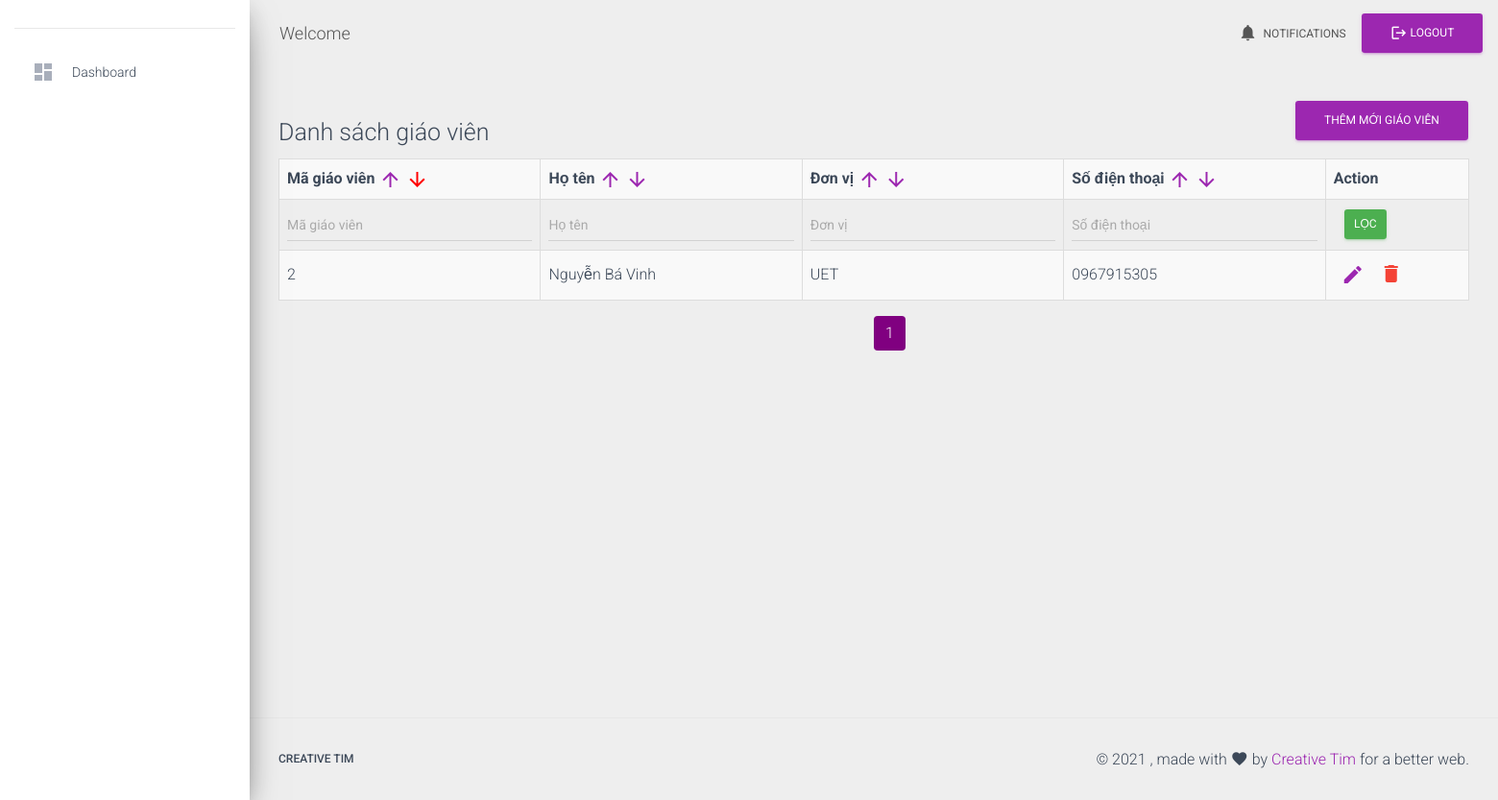
Before: /manageTeacher.php?type=view&page=1&order=id&direction=DESC with the older database file.
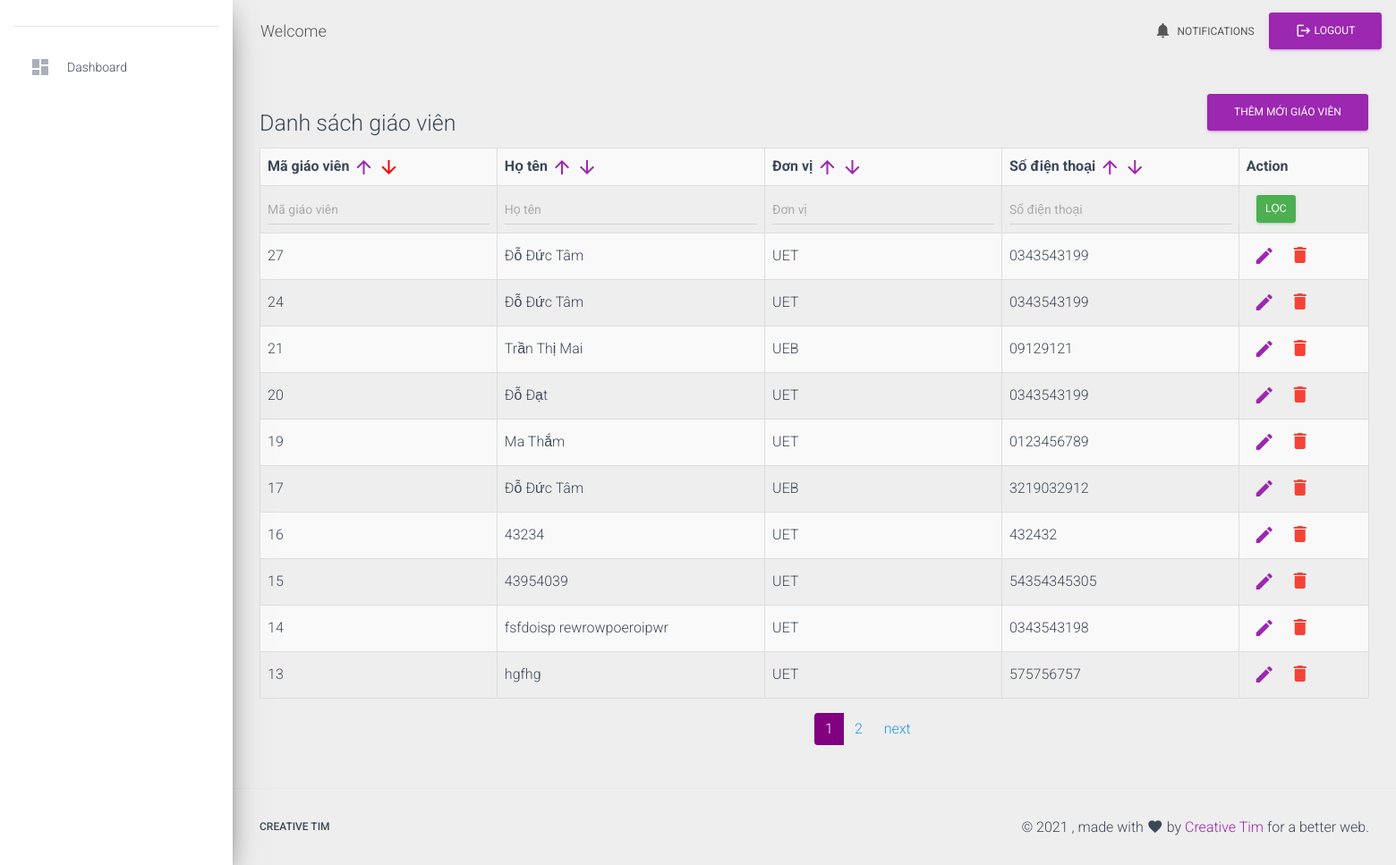
After: the same page with the newer database file.
### tables this page shows
CREATE TABLE `teachers` (
  `id` int(11) NOT NULL,
  `fullName` varchar(50) NOT NULL,
  `unit` varchar(50) NOT NULL,
  `contactNumber` varchar(11) NOT NULL
);

### module/teacher/queryOnTeacher.php (called while the page is built, shortened)
<?php
require_once 'function/functions.php';
require_once './models/Teacher.php';
require_once './models/User.php';
$teacherModel = new Teacher();
if (isset($_GET["type"])) {
    $type = $_GET["type"];
    if ($type == 'view') {
        if (isset($_GET['page'])) {
            $page = $_GET['page'];
        }
        if (isset($_GET['filter'])) {
            $orderBy = $_GET['order'];
            $direction = $_GET['direction'];
            $result = $teacherModel->filter([
                "limit"=>'-1',
                'page'=>$page,
                "order"=>"$orderBy",
                "direction"=>"$direction",], array_merge($_GET, $_POST));
            $totalSelectedTeacher = count($result);
            $result = $teacherModel->filter([
                'page'=>$page,
                "order"=>"$orderBy",
                "direction"=>"$direction",], array_merge($_GET, $_POST));
        } else if (isset($_GET['order']) && isset($_GET['direction'])) {
            $orderBy = $_GET['order'];
            $direction = $_GET['direction'];
            $result = $teacherModel->filter(["order"=>"$orderBy",
                "direction"=>"$direction",
                "page"=>"$page",
                "limit"=>'-1']);
            $result = $teacherModel->filter(["order"=>"$orderBy",
                "direction"=>"$direction",
                "page"=>"$page"]);
        }
        $teachers = $result;
    }
}

### models/BaseModel.php (called while the page is built, shortened)
<?php
abstract class BaseModel
{
    protected $conn;
    protected $table = 'table';
    protected $fields = [];
    public function filter($params, $whereas=[], $refTable=[]) {
        $orderBy = $params['order'] ?? 'id';
        $directBy = $params['direction'] ?? 'desc';
        $page = $params['page'] ?? 1;
        $limit = $params['limit'] ?? 10;
        $table = $params['table'] ?? "* FROM $this->table";
        if (in_array($orderBy, $this->fields)) {
            $pref = $this->table . ".";
        } else {
            $pref = '';
        }
        if ($limit == -1){
            $orderMethod = "ORDER BY $pref$orderBy $directBy";
        } else{
            $orderMethod = "ORDER BY $pref$orderBy $directBy LIMIT " . ($page - 1) * $limit . ", " . "$limit";
        }
        $sqlFilter = "SELECT $table WHERE ". $this->filterBy($whereas, $refTable) . " $orderMethod";
        $result = $this->conn->query($sqlFilter);
        return $result->fetch_all(MYSQLI_ASSOC);
    }
    private function filterBy($condition, $refTables = []) {
        $res = [];
        $res = implode(" AND ", $res);
        if (empty($res)) {
            return 1;
        }
        return $res;
    }
}

### models/Teacher.php (called while the page is built, shortened)
<?php
require_once "BaseModel.php";
class Teacher extends BaseModel
{
    public function __construct()
    {
        global $conn;
        $this->conn = $conn;
    }
}

### module/teacher/view.php (the view, shortened to what this page needs)
<div class='row'>
    	<div class='col-md-6'>
    		<h3>Danh sách giáo viên</h3>
    	</div>
    	<div class='col-md-6 text-right'>
    		<a href='manageTeacher.php?type=add'>
    			<button class='btn btn-primary' type='button'>Thêm mới giáo viên</button>
    		</a>
    	</div>
    </div>
<?php
    if (count($teachers) <= 0) {
        echo "0 results";
    } else {
  ?>
            <form method="post">
    <table style='width: 100%'
    	class='table table-striped table-bordered table-hover'>
	<tr>
        <?php
        $linkRef = http_build_query($_GET);
        $rootLink = "manageTeacher.php?$linkRef&page=1";
        ?>
		<th>Mã giáo viên
            <a href="<?=$rootLink?>&order=id&direction=ASC"
               class="<?= (checkStatusOrder('id', 'ASC')) ? 'activeDir' : '' ?>">
                <i class="material-icons">arrow_upward</i>
            </a>
            <a href="<?=$rootLink?>&order=id&direction=DESC"
               class="<?= (checkStatusOrder('id', 'DESC')) ? 'activeDir' : '' ?>">
                <i class="material-icons">arrow_downward</i>
            </a>
        </th>
		<th>Họ tên
            <a href="<?=$rootLink?>&order=fullName&direction=ASC"
               class="<?= (checkStatusOrder('fullName', 'ASC')) ? 'activeDir' : '' ?>">
                <i class="material-icons">arrow_upward</i>
            </a>
            <a href="<?=$rootLink?>&order=fullName&direction=DESC"
               class="<?= (checkStatusOrder('fullName', 'DESC')) ? 'activeDir' : '' ?>">
                <i class="material-icons">arrow_downward</i>
            </a>
        </th>
		<th>Đơn vị
            <a href="<?=$rootLink?>&order=unit&direction=ASC"
               class="<?= (checkStatusOrder('unit', 'ASC')) ? 'activeDir' : '' ?>">
                <i class="material-icons">arrow_upward</i>
            </a>
            <a href="<?=$rootLink?>&order=unit&direction=DESC"
               class="<?= (checkStatusOrder('unit', 'DESC')) ? 'activeDir' : '' ?>">
                <i class="material-icons">arrow_downward</i>
            </a>
        </th>
		<th>Số điện thoại
            <a href="<?=$rootLink?>&order=contactNumber&direction=ASC"
               class="<?= (checkStatusOrder('contactNumber', 'ASC')) ? 'activeDir' : '' ?>">
                <i class="material-icons">arrow_upward</i>
            </a>
            <a href="<?=$rootLink?>&order=contactNumber&direction=DESC"
               class="<?= (checkStatusOrder('contactNumber', 'DESC')) ? 'activeDir' : '' ?>">
                <i class="material-icons">arrow_downward</i>
            </a>
        </th>
		<th>Action</th>
	</tr>
        <tr>
            <th>
                <input type="text" name="id" placeholder="Mã giáo viên" class="form-control"
                                        value="<?= $_POST['id'] ?? ($_GET['id'] ?? '') ?>">
            </th>
            <th>
                <input type="text" name="fullName" placeholder="Họ tên"class="form-control"
                                        value="<?= $_POST['fullName'] ?? ($_GET['fullName'] ?? '') ?>">
            </th>
            <th>
                <input type="text" name="unit" placeholder="Đơn vị"  class="form-control"
                                        value="<?= $_POST['unit'] ?? ($_GET['unit'] ?? '') ?>">
            </th>
            <th>
                <input type="text" name="contactNumber" placeholder="Số điện thoại" class="form-control"
                                        value="<?= $_POST['contactNumber'] ?? ($_GET['contactNumber'] ?? '') ?>">
            </th>
            <th><input type="submit" class="btn btn-success"
                                        style="padding: 7px 10px; margin: 0px 11px" name="filter"
                                        value="Lọc"></th>
            </form>
    <?php
        foreach ($teachers as $row) {
            $query = getActionForm('manageTeacher.php', $row['id']);
            echo "<tr>
                        <td>$row[id]</td>
                        <td>$row[fullName]</td>
                        <td>$row[unit]</td>
                        <td>$row[contactNumber]</td>
                        <td>$query</td>
                </tr>";
        }
        ?>
<?php  }
require_once "module/page/view.php";
$params = array_merge($_GET, $_POST);
getPagination("manageTeacher.php", $params, "$totalSelectedTeacher");

### manageTeacher.php (shortened to what this page needs)
<?php
require_once "module/teacher/queryOnTeacher.php";
?>
<!DOCTYPE html>
<html lang="en">
<head>
    <?php require_once "includes/headContents.php"?>
</head>
<body>
	<div class="wrapper ">
    <?php $active_menu = 'teacher'; ?>
    <?php include_once 'slide_bar.php' ?>
    <div class="main-panel">
     	<?php include_once 'includes/header.php'; ?>
    	<div class="content">
				<div class="container-fluid">
        	        <?php
                        require_once "$view_file_name";
                        ?>
        		</div>
			</div>
      <?php include_once 'includes/footer.php'; ?>
    </div>
	</div>
</body>
</html>

### includes/headContents.php (shortened to what this page needs)
<link rel="stylesheet" href="assets/fonts/fontawesome/all.min.css">
<link rel="stylesheet" type="text/css" href="assets/css/material-dashboard.css"/>
<link href="assets/css/styleQueryForm.css" rel="stylesheet" type="text/css"/>

### slide_bar.php (shortened to what this page needs)
<?php $active_menu = isset($active_menu) ? $active_menu : 'index'; ?>
<div class="sidebar" data-color="purple" data-background-color="white">
    <div class="logo">
    </div>
    <div class="sidebar-wrapper">
        <form class="main-form" method="get">
            <ul class="nav">
                <li class="nav-item <?= $active_menu == 'index' ? 'active' : '' ?>">
                    <a class="nav-link" href="process.php">
                        <i class="material-icons">dashboard</i>
                        <p>Dashboard</p>
                    </a>
                </li>
            </ul>
        </form>
    </div>
</div>

### includes/header.php (shortened to what this page needs)
<nav
	class="navbar navbar-expand-lg navbar-transparent navbar-absolute fixed-top ">
	<div class="container-fluid">
		<div class="navbar-wrapper" id="div-img">
			<a class="navbar-brand" href="process.php" id="welcome">Welcome
            </a>
		</div>
        <div class="collapse navbar-collapse justify-content-end">
            <ul class="navbar-nav">
                <li class="nav-item">
                    <a class="nav-link" href="javascript:;">
                        <i class="material-icons">notifications</i> Notifications
                    </a>
                </li>
                <li class="nav-item">
                    <a href="logout.php">
                        <button type="button" name="logout" class="btn btn-primary">
                            <i class="material-icons">logout</i> Logout
                        </button>
                    </a>
                </li>
            </ul>
        </div>
    </div>
</nav>

### function/functions.php (shortened to what this page needs)
<?php
function getActionForm($originLink, $id, $edit = true, $delete = true, $deletedElement = "", $regis = false, $addCourse = false, $studentId = "", $combine = "")
{
    $res = "<ul style='display: flex'>";
    if ($edit) {
        $res .= "
                <li class='item'>
                <a class='nav-link' href='$originLink?type=edit&for=$id'>
                <i class='material-icons'>edit</i>
                </a></li>";
    }
    if ($delete) {
        if ($deletedElement == '') {
            $url = "$originLink?type=delete&for=$id";
        } else if ($deletedElement != '') {
            $url = "$originLink?type=delete&for=$id&ele=$deletedElement";
        }
        $res .= '<li class="item" onClick="confirmDelete(\'' . $url . '\')" id="delete_item">
                <i class="material-icons text-danger" style="cursor: pointer; padding: 0.25rem 0.5rem">delete</i>
                </li>';
    }
    $res .= "</ul>";
    return $res;
}
function checkStatusOrder($order, $direction)
{
    if (isset($_GET['order']) && $_GET['order'] == $order &&
        isset($_GET['direction']) && $_GET['direction'] == $direction) {
        return true;
    }
    return false;
}
?>

### module/page/view.php (shortened to what this page needs)
<?php
function getPagination($rootLink, $params, $total){
    $total_pages = ceil($total/ 10);
    $pagLink = "<ul class='pagination'>";
    $page = isset($params['page']) ? $params['page'] : 0;
    $elements = [];
    foreach ($params as $key=>$value) {
        if ($key == 'page' || empty($value)) {
            continue;
        }
        $elements[$key] = $value;
    }
    $linkRef = http_build_query($elements);
    for ($i=1; $i<=$total_pages; $i++) {
        $pagLink .= "<li class='page-item'>";
        if (isset($_GET['page']) && $_GET['page'] == $i) {
            $pagLink .= "<a class='page-link active' href='$rootLink?$linkRef&page=".$i."'>".$i."</a>";
        } else {
            $pagLink .= "<a class='page-link' href='$rootLink?$linkRef&page=".$i."'>".$i."</a>";
        }
        $pagLink .= "</li>";
    }
    if ($page < $total_pages) {
        $pagLink .= "<li class='page-item'>
        <a class='page-link'
           href='$rootLink?$linkRef&page=".($page + 1)."'>".'next'."
        </a>
    </li>";
    }
    echo $pagLink . "</ul>";
}

### includes/footer.php (shortened to what this page needs)
<footer class="footer">
	<div class="container-fluid">
		<nav class="float-left">
			<ul>
				<li><a href="https://www.creative-tim.com"> Creative Tim </a></li>
			</ul>
		</nav>
		<div class="copyright float-right">
			&copy;
			, made with <i class="material-icons">favorite</i> by <a
				href="https://www.creative-tim.com" target="_blank">Creative Tim</a>
			for a better web.
		</div>
	</div>
</footer>

### assets/css/styleQueryForm.css (style rules this page uses)
.item { list-style: none; display: inline-block; }
.item a.nav-link { padding: 0.25rem 0.5rem !important; }
.activeDir { color: red !important; }
.pagination { position: relative; left: 50%; top: 50%; }
.page-link.active { color: white; background: purple; }
#div-img { max-width: 100%; max-height: 100%; }

### slide_bar.php (style rules this page uses)
#div-img { max-width: 100%; max-height: 100%; }

Changed rows visible on the page:
removed teachers: id "2", fullName "Nguyễn Bá Vinh", unit "UET", contactNumber "0967915305"
added teachers: id "27", fullName "Đỗ Đức Tâm", unit "UET", contactNumber "0343543199"
added teachers: id "24", fullName "Đỗ Đức Tâm", unit "UET", contactNumber "0343543199"
added teachers: id "21", fullName "Trần Thị Mai", unit "UEB", contactNumber "09129121"
added teachers: id "20", fullName "Đỗ Đạt", unit "UET", contactNumber "0343543199"
added teachers: id "19", fullName "Ma Thắm", unit "UET", contactNumber "0123456789"
added teachers: id "17", fullName "Đỗ Đức Tâm", unit "UEB", contactNumber "3219032912"
added teachers: id "16", fullName "43234", unit "UET", contactNumber "432432"
added teachers: id "15", fullName "43954039", unit "UET", contactNumber "54354345305"
added teachers: id "14", fullName "fsfdoisp rewrowpoeroipwr", unit "UET", contactNumber "0343543198"
added teachers: id "13", fullName "hgfhg", unit "UET", contactNumber "575756757"
Other visible differences:
new list line: "2"
text now shown: "next"
